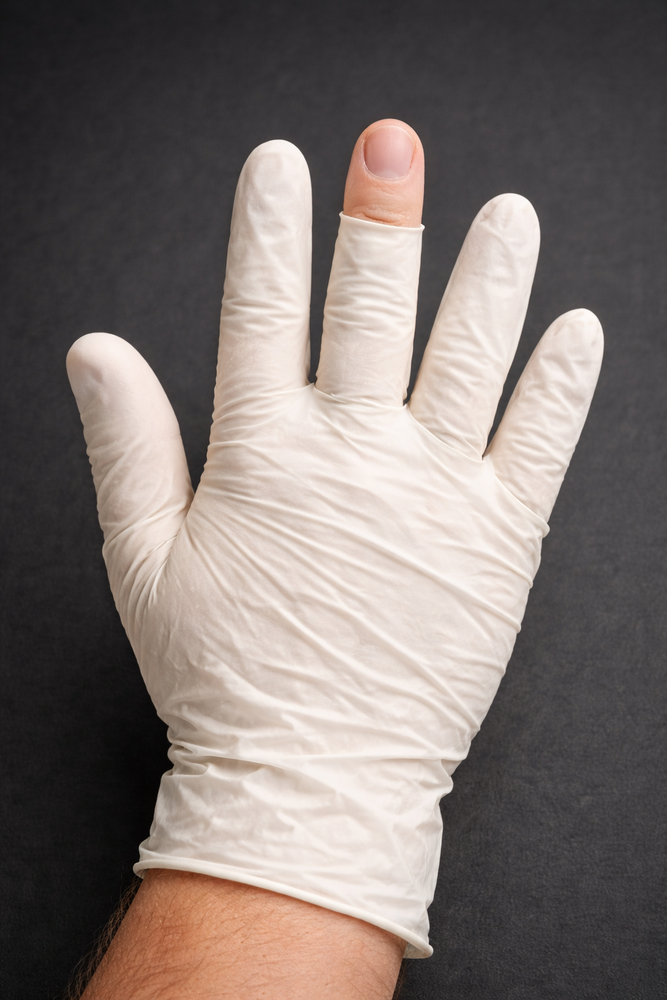
#> input picture data/my_test/cut_middle_finger_exposing_skin.png, 667 x 1000 px, shrunk from 1024 x 1536 before the run
$ python -i preprocess.py   (imports and definitions only)
#> lines starting #> are read from the running program, lines starting #| are printed output that depends on the picture
#> further down, picture is the input picture: shape (1000, 667, 3); mean B, G, R 111.8, 115.7, 125.5
from __future__ import annotations

import cv2
import numpy as np


def normalize_illumination(bgr: np.ndarray) -> np.ndarray:
    """
    Normalize illumination using CLAHE on the L channel in LAB space.

    This makes downstream thresholding and feature extraction less sensitive to
    lighting changes (bright daylight vs warm/dim indoor).
    """
    lab = cv2.cvtColor(bgr, cv2.COLOR_BGR2LAB)
#> lab: shape (1000, 667, 3); mean of channels 0, 1, 2 121.5, 131.2, 131.3
    l, a, b = cv2.split(lab)
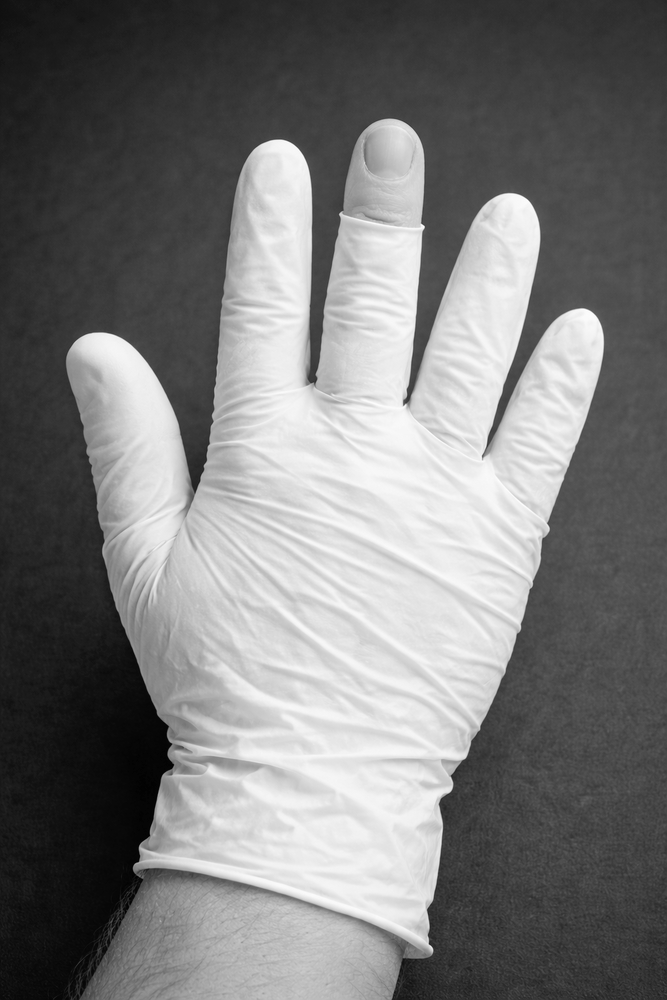
#> l: shape (1000, 667); min 0, max 255, mean 121.5
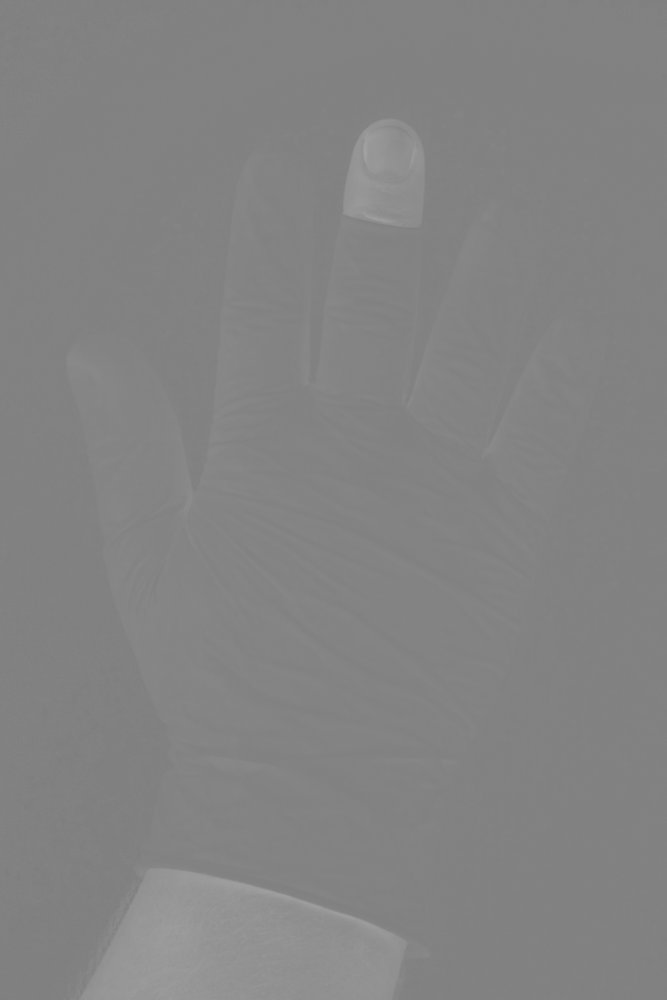
#> a: shape (1000, 667); min 126, max 162, mean 131.2
    clahe = cv2.createCLAHE(clipLimit=2.5, tileGridSize=(8, 8))
    l2 = clahe.apply(l)
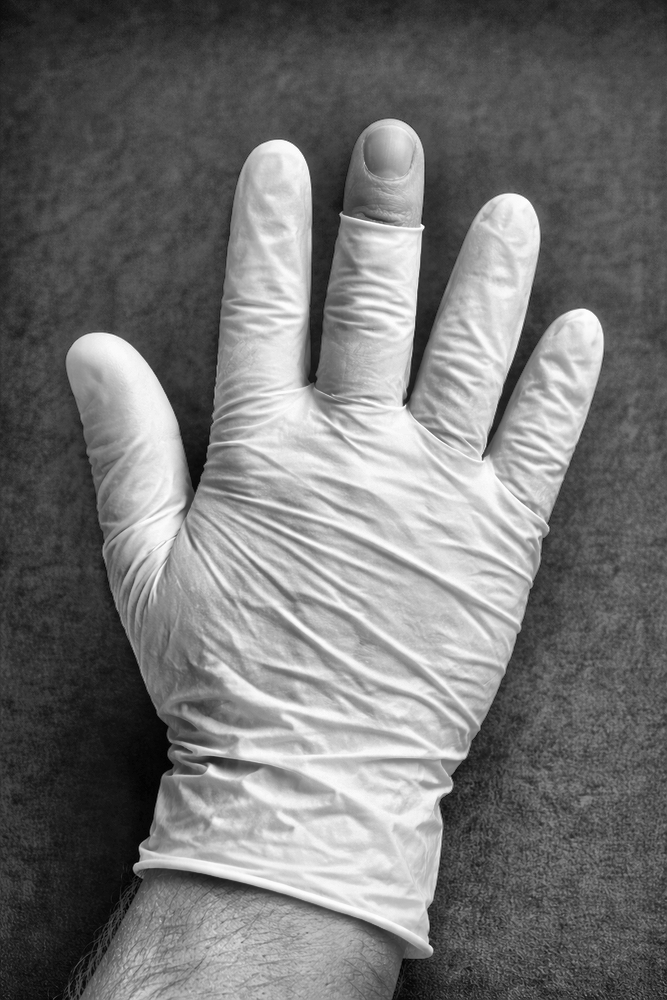
#> l2: shape (1000, 667); min 1, max 255, mean 116
    lab2 = cv2.merge([l2, a, b])
#> lab2: shape (1000, 667, 3); mean of channels 0, 1, 2 116, 131.2, 131.3
    return cv2.cvtColor(lab2, cv2.COLOR_LAB2BGR)
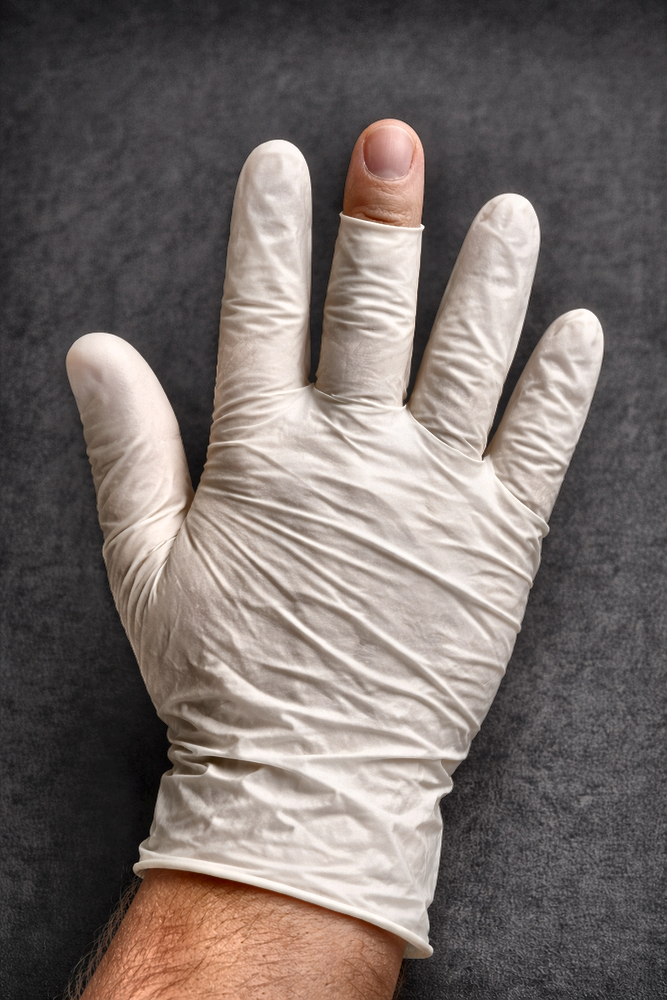
#> returned value: shape (1000, 667, 3); mean B, G, R 105.2, 109, 118.4


def denoise(bgr: np.ndarray) -> np.ndarray:
    """
    Lightweight denoising that preserves edges reasonably well.
    """
    # Median is robust to salt/pepper noise; bilateral helps retain edges.
    bgr2 = cv2.medianBlur(bgr, 3)
    return cv2.bilateralFilter(bgr2, d=7, sigmaColor=50, sigmaSpace=50)


def preprocess(bgr: np.ndarray) -> np.ndarray:
    return denoise(normalize_illumination(bgr))

>>> import cv2
>>> picture = cv2.imread('../../data/my_test/cut_middle_finger_exposing_skin.png')
>>> result = preprocess(picture)

$ run again, on data/my_test/hole_in_the_middle.png
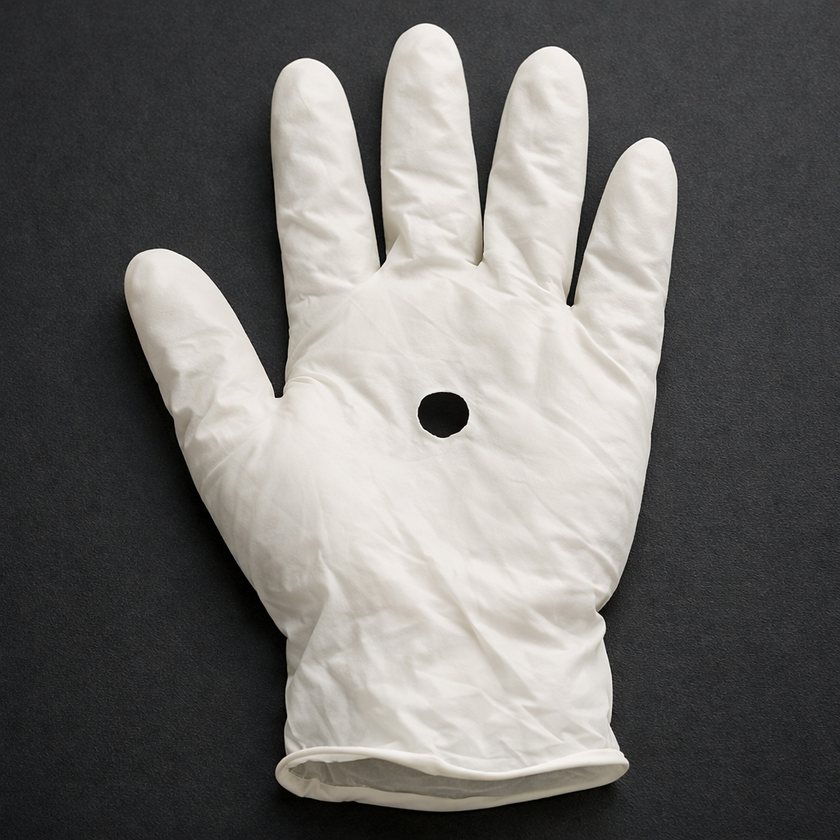
#> input picture data/my_test/hole_in_the_middle.png, 840 x 840 px, shrunk from 1024 x 1024 before the run
#> picture is the input picture: shape (840, 840, 3); mean B, G, R 107.3, 109.5, 111.3
#> lab: shape (840, 840, 3); mean of channels 0, 1, 2 112.8, 128.3, 129.3
#> in normalize_illumination, `l, a, b = cv2.split(lab)`:
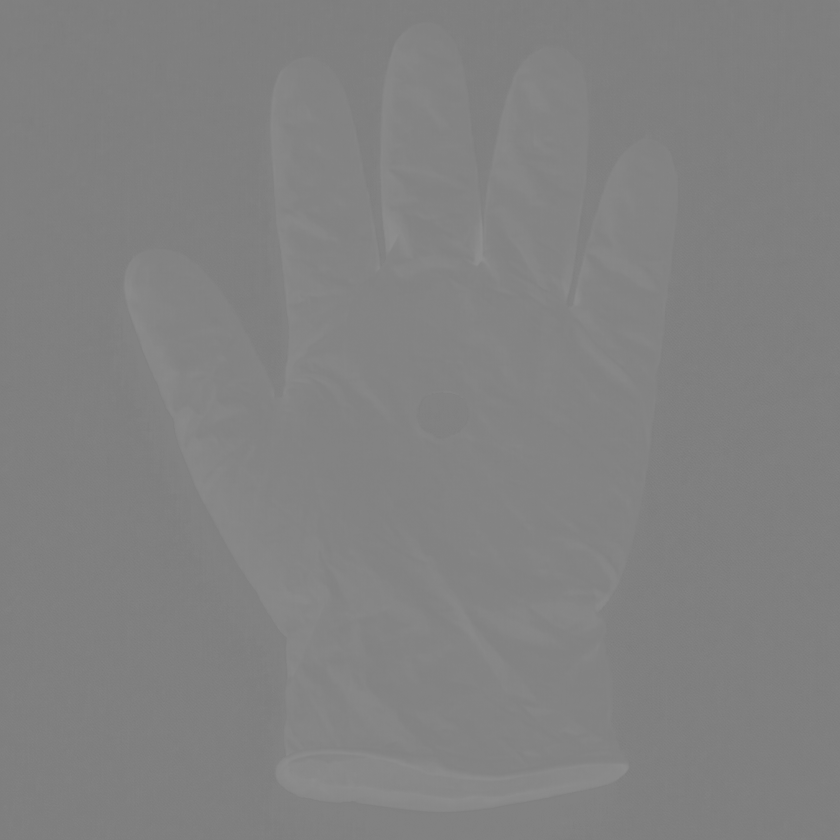
#> b: shape (840, 840); min 122, max 143, mean 129.3
#> lab2: shape (840, 840, 3); mean of channels 0, 1, 2 116.9, 128.3, 129.3
#> in denoise, `bgr2 = cv2.medianBlur(bgr, 3)`:
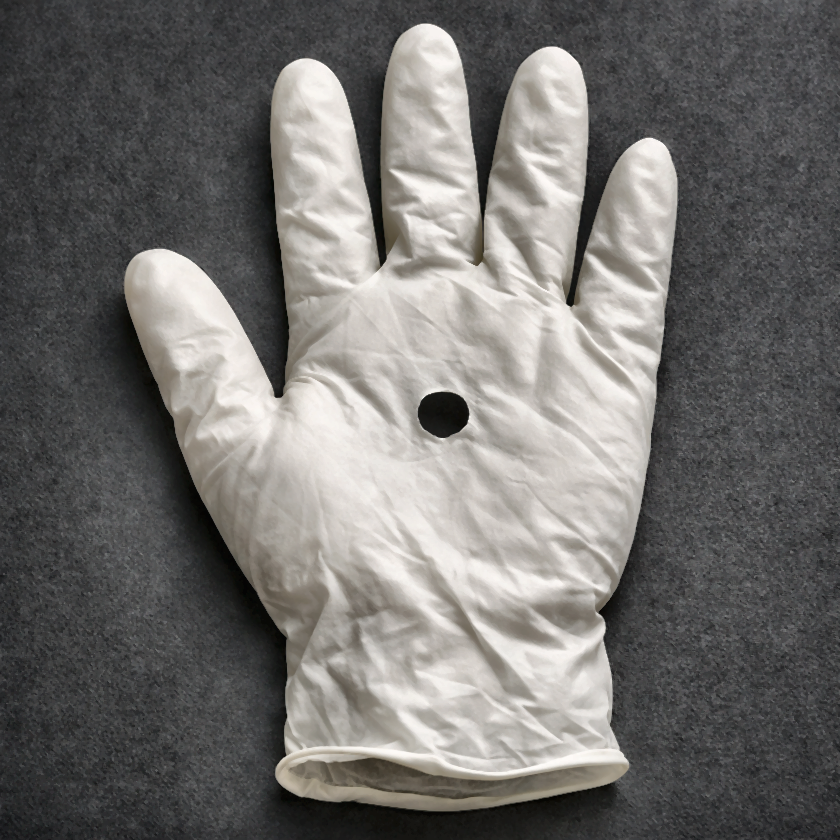
#> bgr2: shape (840, 840, 3); mean B, G, R 109.3, 111.5, 113.2

$ run again, on data/my_test/hole_on_fingertip.png
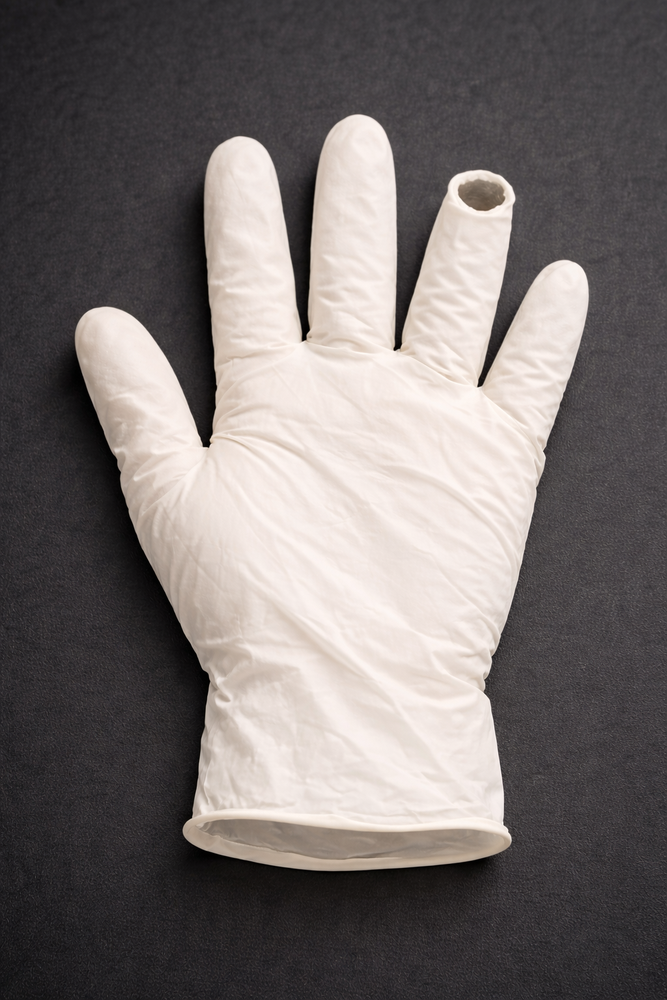
#> input picture data/my_test/hole_on_fingertip.png, 667 x 1000 px, shrunk from 1024 x 1536 before the run
#> picture is the input picture: shape (1000, 667, 3); mean B, G, R 109.8, 111, 117.4
#> lab: shape (1000, 667, 3); mean of channels 0, 1, 2 115.6, 130.3, 129.3
#> in normalize_illumination, `l, a, b = cv2.split(lab)`:
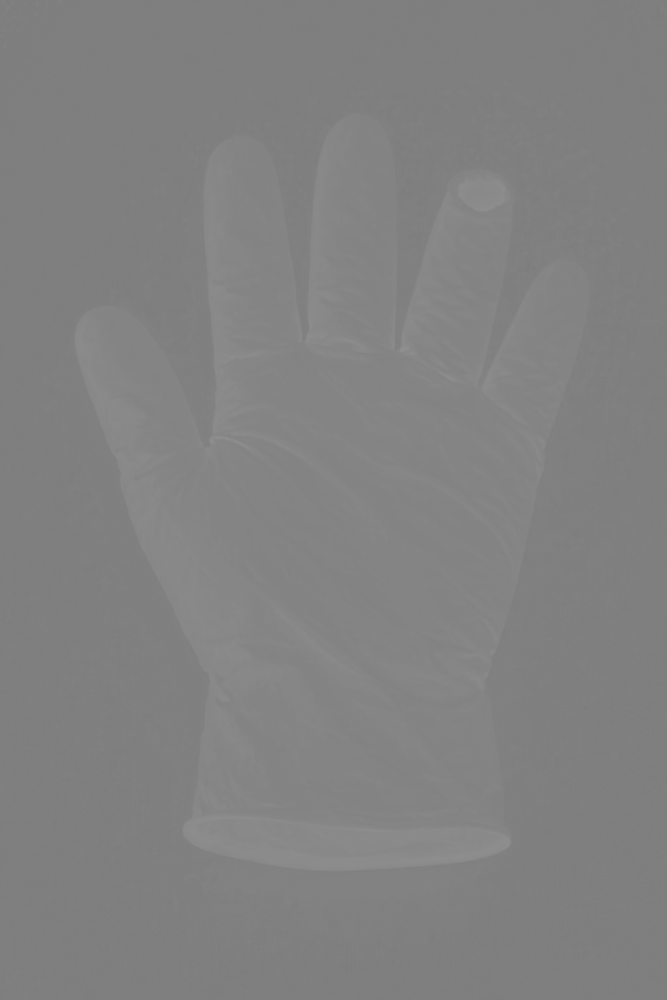
#> b: shape (1000, 667); min 123, max 145, mean 129.3
#> lab2: shape (1000, 667, 3); mean of channels 0, 1, 2 121.4, 130.3, 129.3
#> in normalize_illumination, `return cv2.cvtColor(lab2, cv2.COLOR_LAB2BGR)`:
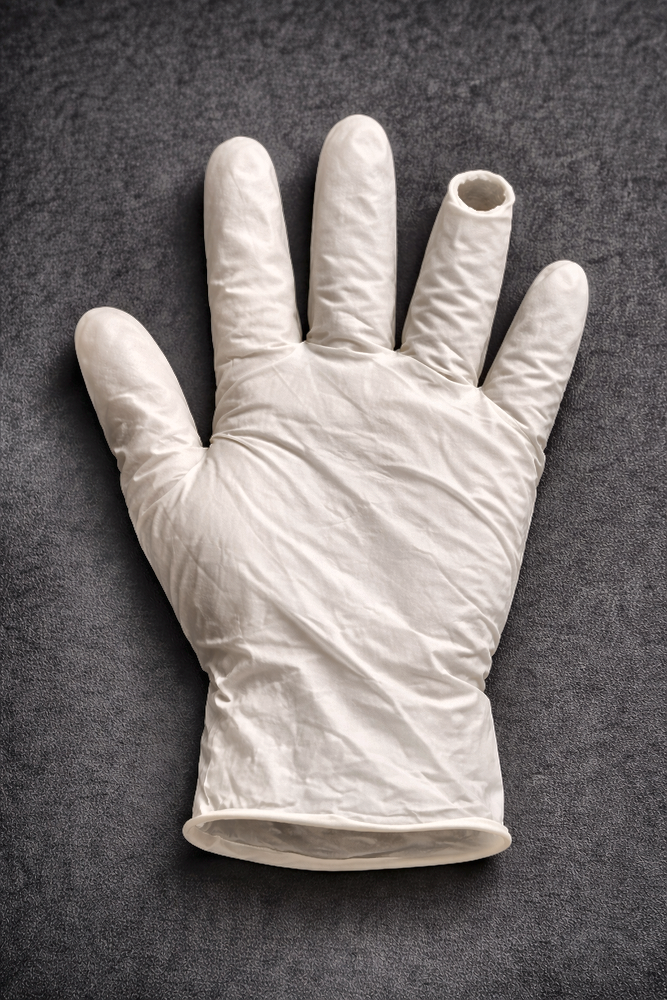
#> returned value: shape (1000, 667, 3); mean B, G, R 113.8, 114.9, 121.2

$ run again, on data/my_test/missing_finger_4_fingers_and_one_cut_finger.png
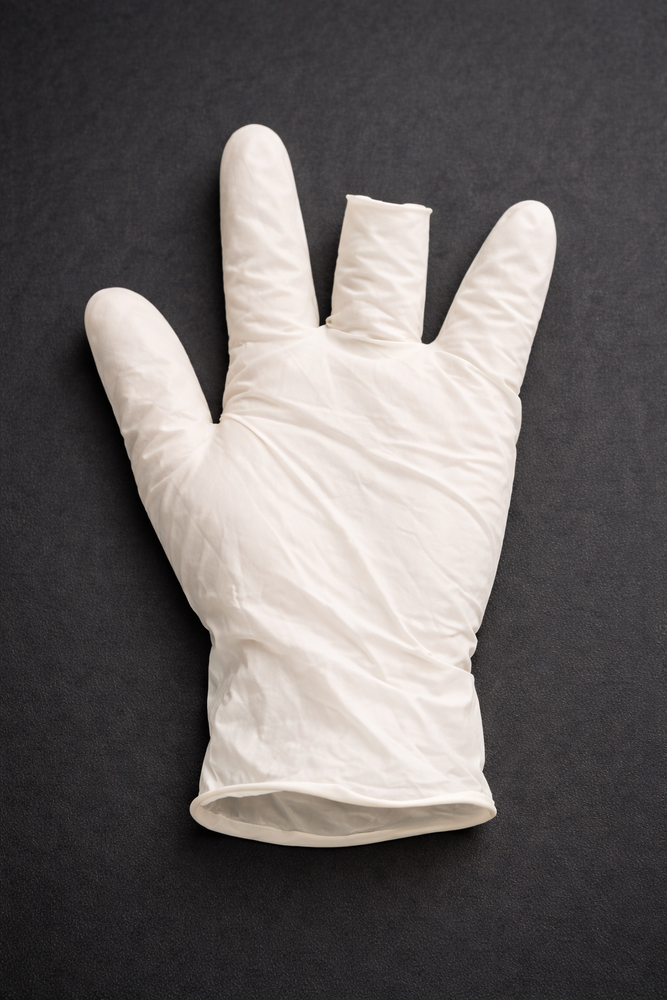
#> input picture data/my_test/missing_finger_4_fingers_and_one_cut_finger.png, 667 x 1000 px, shrunk from 1024 x 1536 before the run
#> picture is the input picture: shape (1000, 667, 3); mean B, G, R 100.2, 101.1, 105.8
#> lab: shape (1000, 667, 3); mean of channels 0, 1, 2 105.2, 129.7, 128.9
#> in normalize_illumination, `l, a, b = cv2.split(lab)`:
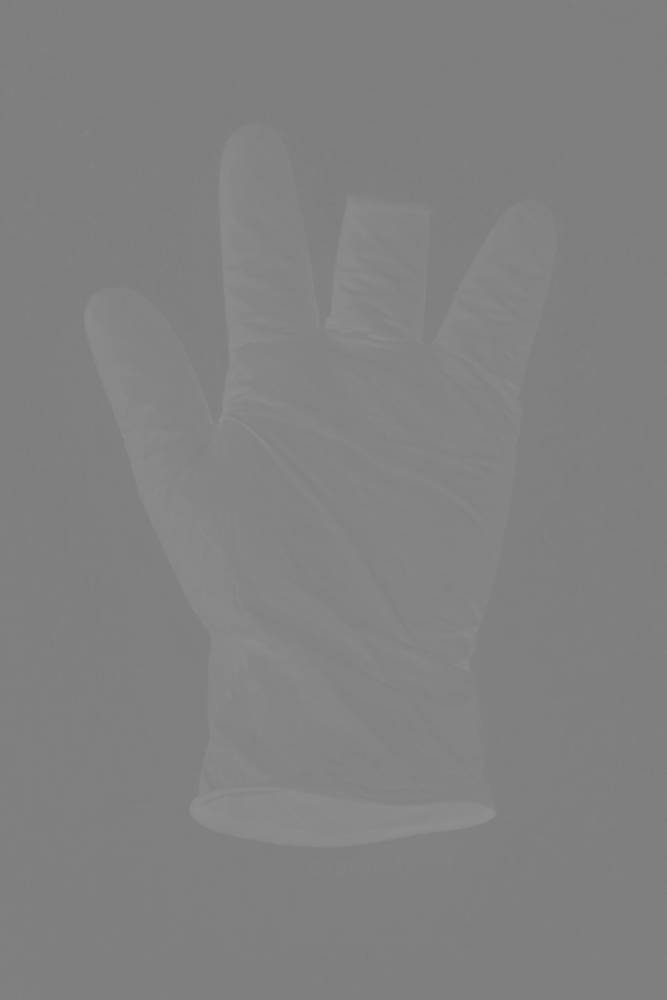
#> b: shape (1000, 667); min 122, max 144, mean 128.9
#> lab2: shape (1000, 667, 3); mean of channels 0, 1, 2 112.7, 129.7, 128.9
#> in normalize_illumination, `return cv2.cvtColor(lab2, cv2.COLOR_LAB2BGR)`:
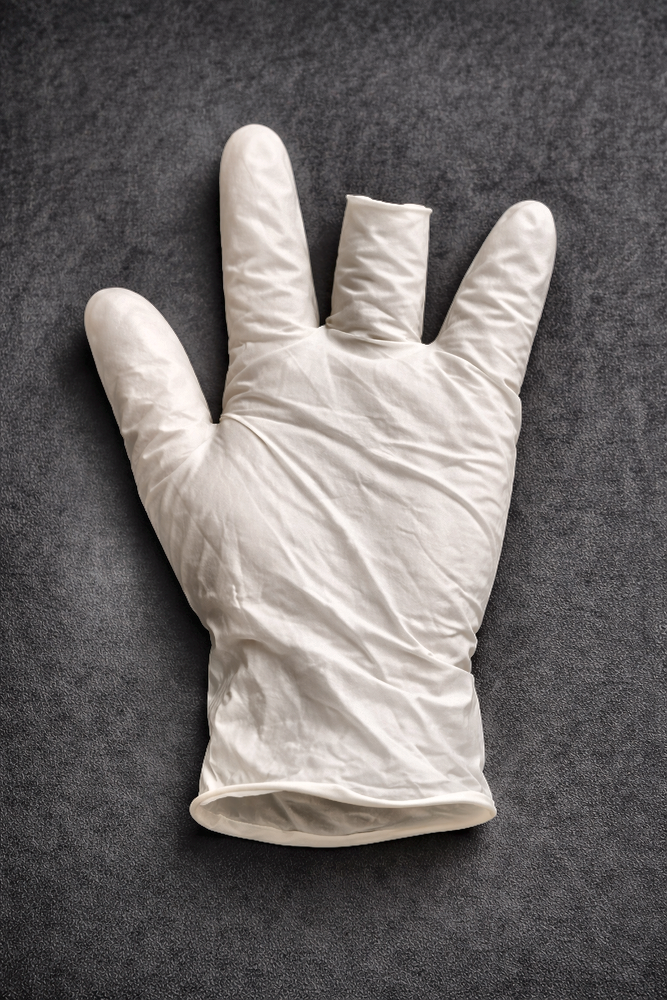
#> returned value: shape (1000, 667, 3); mean B, G, R 105.8, 106.7, 111.3
